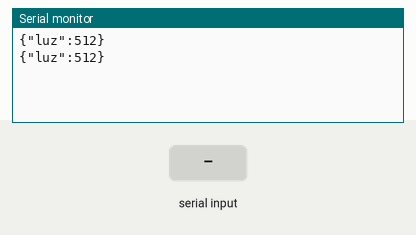
Recording of a sketch running on a simulated Arduino Uno, built with avr-gcc and run on an emulated ATmega328P. Shown: the last lines printed to the serial monitor. Inputs (shaded band) come from the test bench.

Above: at 2.0 s.
2.1 s: "off\n" received over Serial
At 3.8 s:
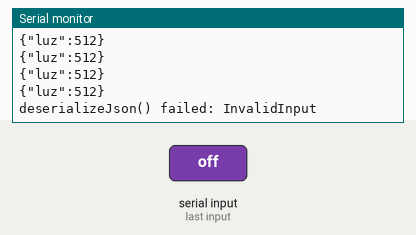
4.5 s: byte 10 ('\n') received over Serial
At 5.8 s:
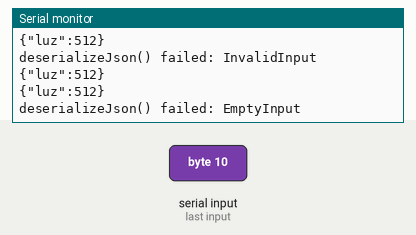

The sketch:

comm.ino
```cpp
#include <ArduinoJson.h>

String linea = "";
bool lineaDisponible = false;

void setup() {
  // Inicializa puerto serial
  Serial.begin(9600);
  digitalWrite(LED_BUILTIN, LOW);
}

void loop() {
  // Crea un objeto json, agrega un dato y lo envia
  StaticJsonDocument<1024> doc;
  doc["luz"] = 512;
  serializeJson(doc, Serial);
  Serial.println();

  if (lineaDisponible) {
    lineaDisponible = false;

    DeserializationError error = deserializeJson(doc, linea);
    if (!error) {
      if (doc["led"] == "off") {
        digitalWrite(LED_BUILTIN, LOW);
      } else if (doc["led"] == "on") {
        digitalWrite(LED_BUILTIN, HIGH);
      }
    } else {
      Serial.print(F("deserializeJson() failed: "));
      Serial.println(error.c_str());
    }
  }

  delay(1000);
}

void serialEvent() {
  linea = "";
  while (Serial.available()) {
    char chr = (char)Serial.read();
    linea += chr;
    if (chr == '\n') {
      lineaDisponible = true;
    }
  }
}
```

Measured:
- after the input at 2.1 s, the serial monitor: prints a new line after 0.92 s (image 1)
- after the input at 4.5 s, the serial monitor: prints a new line after 0.52 s (image 2)
